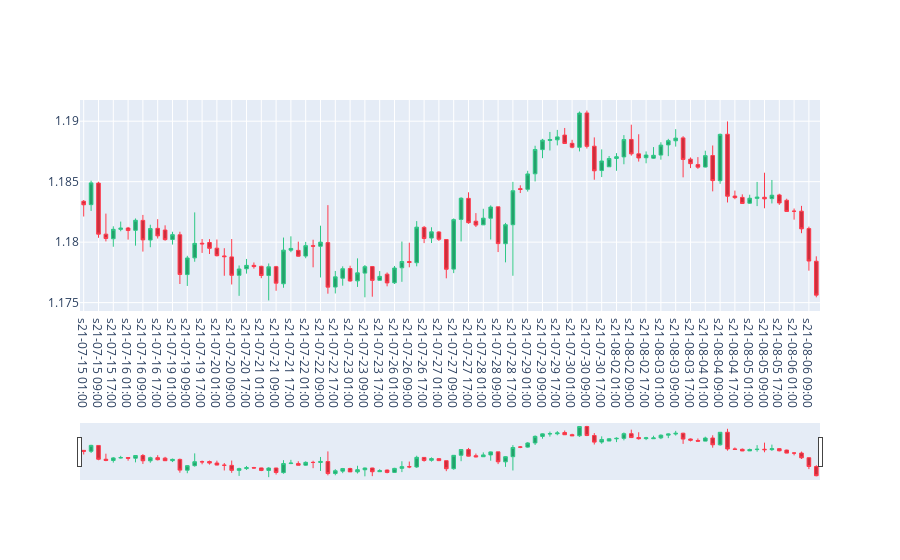

Notebook source saved alongside this figure:
### Code cell
fig = go.Figure()
fig.add_trace(go.Candlestick(
    x=df_plot.sTime,
    open=df_plot.mid_o,
    high=df_plot.mid_h,
    low=df_plot.mid_l,
    close=df_plot.mid_c,
    line=dict(width=1), opacity=1,
    increasing_fillcolor='#24A06B',
    decreasing_fillcolor="#CC2E3C",
    increasing_line_color='#2EC886',  
    decreasing_line_color='#FF3A4C'
))
